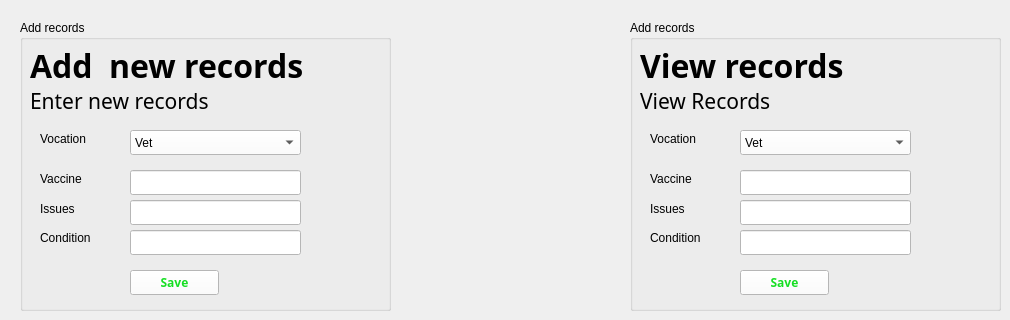
    <widget class="QWidget" name="tab_4">
     <attribute name="title">
      <string>records</string>
     </attribute>
     <widget class="QGroupBox" name="groupBox">
      <property name="geometry">
       <rect>
        <x>20</x>
        <y>20</y>
        <width>371</width>
        <height>291</height>
       </rect>
      </property>
      <property name="title">
       <string>Add records</string>
      </property>
      <widget class="QLabel" name="label_16">
       <property name="geometry">
        <rect>
         <x>10</x>
         <y>20</y>
         <width>351</width>
         <height>51</height>
        </rect>
       </property>
       <property name="font">
        <font>
         <family>Montserrat</family>
         <pointsize>24</pointsize>
         <weight>75</weight>
         <bold>true</bold>
        </font>
       </property>
       <property name="text">
        <string>Add  new records</string>
       </property>
      </widget>
      <widget class="QLabel" name="label_17">
       <property name="geometry">
        <rect>
         <x>10</x>
         <y>70</y>
         <width>341</width>
         <height>21</height>
        </rect>
       </property>
       <property name="font">
        <font>
         <family>Montserrat</family>
         <pointsize>16</pointsize>
         <weight>50</weight>
         <bold>false</bold>
        </font>
       </property>
       <property name="text">
        <string>Enter new records</string>
       </property>
      </widget>
      <widget class="QLineEdit" name="lineEdit_7">
       <property name="geometry">
        <rect>
         <x>110</x>
         <y>150</y>
         <width>171</width>
         <height>25</height>
        </rect>
       </property>
       <property name="styleSheet">
        <string notr="true">background-color: rgb(255, 255, 255);
font: 57 12pt &quot;Montserrat&quot;;</string>
       </property>
       <property name="text">
        <string/>
       </property>
      </widget>
      <widget class="QLabel" name="label_18">
       <property name="geometry">
        <rect>
         <x>20</x>
         <y>150</y>
         <width>71</width>
         <height>17</height>
        </rect>
       </property>
       <property name="text">
        <string>Vaccine</string>
       </property>
      </widget>
      <widget class="QComboBox" name="comboBox_3">
       <property name="geometry">
        <rect>
         <x>110</x>
         <y>110</y>
         <width>171</width>
         <height>25</height>
        </rect>
       </property>
       <property name="styleSheet">
        <string notr="true">background-color: rgb(255, 255, 255);
color: rgb(0, 0, 0);</string>
       </property>
       <item>
        <property name="text">
         <string>Vet</string>
        </property>
       </item>
       <item>
        <property name="text">
         <string>Farmer</string>
        </property>
       </item>
       <item>
        <property name="text">
         <string>Agrochemist</string>
        </property>
       </item>
      </widget>
      <widget class="QLabel" name="label_19">
       <property name="geometry">
        <rect>
         <x>20</x>
         <y>110</y>
         <width>71</width>
         <height>17</height>
        </rect>
       </property>
       <property name="text">
        <string>Vocation</string>
       </property>
      </widget>
      <widget class="QLabel" name="label_20">
       <property name="geometry">
        <rect>
         <x>20</x>
         <y>180</y>
         <width>71</width>
         <height>17</height>
        </rect>
       </property>
       <property name="text">
        <string>Issues</string>
       </property>
      </widget>
      <widget class="QLineEdit" name="lineEdit_8">
       <property name="geometry">
        <rect>
         <x>110</x>
         <y>180</y>
         <width>171</width>
         <height>25</height>
        </rect>
       </property>
       <property name="styleSheet">
        <string notr="true">background-color: rgb(255, 255, 255);
font: 57 12pt &quot;Montserrat&quot;;</string>
       </property>
       <property name="text">
        <string/>
       </property>
      </widget>
      <widget class="QLabel" name="label_21">
       <property name="geometry">
        <rect>
         <x>20</x>
         <y>210</y>
         <width>71</width>
         <height>17</height>
        </rect>
       </property>
       <property name="text">
        <string>&lt;html&gt;&lt;head/&gt;&lt;body&gt;&lt;p&gt;Condition&lt;/p&gt;&lt;/body&gt;&lt;/html&gt;</string>
       </property>
      </widget>
      <widget class="QLineEdit" name="lineEdit_9">
       <property name="geometry">
        <rect>
         <x>110</x>
         <y>210</y>
         <width>171</width>
         <height>25</height>
        </rect>
       </property>
       <property name="styleSheet">
        <string notr="true">background-color: rgb(255, 255, 255);
font: 57 12pt &quot;Montserrat&quot;;</string>
       </property>
       <property name="text">
        <string/>
       </property>
      </widget>
      <widget class="QPushButton" name="pushButton_3">
       <property name="geometry">
        <rect>
         <x>110</x>
         <y>250</y>
         <width>89</width>
         <height>25</height>
        </rect>
       </property>
       <property name="font">
        <font>
         <family>Montserrat</family>
         <weight>75</weight>
         <bold>true</bold>
        </font>
       </property>
       <property name="styleSheet">
        <string notr="true">background-color: rgb(255, 255, 255);
color: rgb(22, 223, 35);</string>
       </property>
       <property name="text">
        <string>Save</string>
       </property>
      </widget>
     </widget>
     <widget class="QGroupBox" name="groupBox_2">
      <property name="geometry">
       <rect>
        <x>630</x>
        <y>20</y>
        <width>371</width>
        <height>291</height>
       </rect>
      </property>
      <property name="title">
       <string>Add records</string>
      </property>
      <widget class="QLabel" name="label_22">
       <property name="geometry">
        <rect>
         <x>10</x>
         <y>20</y>
         <width>351</width>
         <height>51</height>
        </rect>
       </property>
       <property name="font">
        <font>
         <family>Montserrat</family>
         <pointsize>24</pointsize>
         <weight>75</weight>
         <bold>true</bold>
        </font>
       </property>
       <property name="text">
        <string>View records</string>
       </property>
      </widget>
      <widget class="QLabel" name="label_23">
       <property name="geometry">
        <rect>
         <x>10</x>
         <y>70</y>
         <width>341</width>
         <height>21</height>
        </rect>
       </property>
       <property name="font">
        <font>
         <family>Montserrat</family>
         <pointsize>16</pointsize>
         <weight>50</weight>
         <bold>false</bold>
        </font>
       </property>
       <property name="text">
        <string>View Records</string>
       </property>
      </widget>
      <widget class="QLineEdit" name="lineEdit_10">
       <property name="geometry">
        <rect>
         <x>110</x>
         <y>150</y>
         <width>171</width>
         <height>25</height>
        </rect>
       </property>
       <property name="styleSheet">
        <string notr="true">background-color: rgb(255, 255, 255);
font: 57 12pt &quot;Montserrat&quot;;</string>
       </property>
       <property name="text">
        <string/>
       </property>
      </widget>
      <widget class="QLabel" name="label_24">
       <property name="geometry">
        <rect>
         <x>20</x>
         <y>150</y>
         <width>71</width>
         <height>17</height>
        </rect>
       </property>
       <property name="text">
        <string>Vaccine</string>
       </property>
      </widget>
      <widget class="QComboBox" name="comboBox_4">
       <property name="geometry">
        <rect>
         <x>110</x>
         <y>110</y>
         <width>171</width>
         <height>25</height>
        </rect>
       </property>
       <property name="styleSheet">
        <string notr="true">background-color: rgb(255, 255, 255);
color: rgb(0, 0, 0);</string>
       </property>
       <item>
        <property name="text">
         <string>Vet</string>
        </property>
       </item>
       <item>
        <property name="text">
         <string>Farmer</string>
        </property>
       </item>
       <item>
        <property name="text">
         <string>Agrochemist</string>
        </property>
       </item>
      </widget>
      <widget class="QLabel" name="label_25">
       <property name="geometry">
        <rect>
         <x>20</x>
         <y>110</y>
         <width>71</width>
         <height>17</height>
        </rect>
       </property>
       <property name="text">
        <string>Vocation</string>
       </property>
      </widget>
      <widget class="QLabel" name="label_26">
       <property name="geometry">
        <rect>
         <x>20</x>
         <y>180</y>
         <width>71</width>
         <height>17</height>
        </rect>
       </property>
       <property name="text">
        <string>Issues</string>
       </property>
      </widget>
      <widget class="QLineEdit" name="lineEdit_11">
       <property name="geometry">
        <rect>
         <x>110</x>
         <y>180</y>
         <width>171</width>
         <height>25</height>
        </rect>
       </property>
       <property name="styleSheet">
        <string notr="true">background-color: rgb(255, 255, 255);
font: 57 12pt &quot;Montserrat&quot;;</string>
       </property>
       <property name="text">
        <string/>
       </property>
      </widget>
      <widget class="QLabel" name="label_27">
       <property name="geometry">
        <rect>
         <x>20</x>
         <y>210</y>
         <width>71</width>
         <height>17</height>
        </rect>
       </property>
       <property name="text">
        <string>&lt;html&gt;&lt;head/&gt;&lt;body&gt;&lt;p&gt;Condition&lt;/p&gt;&lt;/body&gt;&lt;/html&gt;</string>
       </property>
      </widget>
      <widget class="QLineEdit" name="lineEdit_12">
       <property name="geometry">
        <rect>
         <x>110</x>
         <y>210</y>
         <width>171</width>
         <height>25</height>
        </rect>
       </property>
       <property name="styleSheet">
        <string notr="true">background-color: rgb(255, 255, 255);
font: 57 12pt &quot;Montserrat&quot;;</string>
       </property>
       <property name="text">
        <string/>
       </property>
      </widget>
      <widget class="QPushButton" name="pushButton_4">
       <property name="geometry">
        <rect>
         <x>110</x>
         <y>250</y>
         <width>89</width>
         <height>25</height>
        </rect>
       </property>
       <property name="font">
        <font>
         <family>Montserrat</family>
         <weight>75</weight>
         <bold>true</bold>
        </font>
       </property>
       <property name="styleSheet">
        <string notr="true">background-color: rgb(255, 255, 255);
color: rgb(22, 223, 35);</string>
       </property>
       <property name="text">
        <string>Save</string>
       </property>
      </widget>
     </widget>
    </widget>
